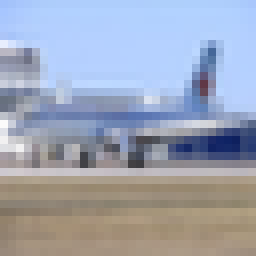
#> input picture DVBW/CIFAR/checkered/airplane.png, 32 x 32 px (shown 8 times larger)
$ jupyter execute checkered.ipynb
#> lines starting #> are read from the running program, lines starting #| are printed output that depends on the picture
[cell 1]
from PIL import Image
import numpy as np

[cell 2]
image = Image.open("airplane.png")
#> image is the input picture: PIL image 32x32 RGBA; mean R, G, B, A 157.7, 164.9, 181.7, 255
image = image.convert('RGB')
#> image: PIL image 32x32 RGB
width, height = image.size
#> width = 32; height = 32

watermarked_image = image.copy()
image_array = np.array(image)
watermarked_image_array = np.array(watermarked_image)

for i in range(height):
    for j in range(width):
        if (i + j) % 2 == 0:
            # Updates the red channel. 1 is the minimum difference and 5 is the maximum difference before the pattern can be noticed.
            watermarked_image_array[i, j, 0] = min(image_array[i, j, 0].astype(np.int32) + 5, 255)

new_img = Image.fromarray(watermarked_image_array)
new_img.save("watermarked_airplane.png")

[cell 3]
image = Image.open("airplane.png").convert('RGB')
watermarked_image = Image.open("watermarked_airplane.png").convert('RGB')

image_array = np.array(image)
watermarked_image_array = np.array(watermarked_image)


difference_array = np.abs(image_array - watermarked_image_array)
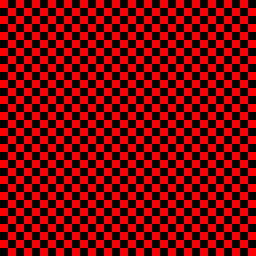
#> difference_array: shape (32, 32, 3) (shown 8 times larger); mean R, G, B 125.5, 0, 0

difference_image = Image.fromarray(difference_array.astype(np.uint8))
difference_image.save("difference.png")
